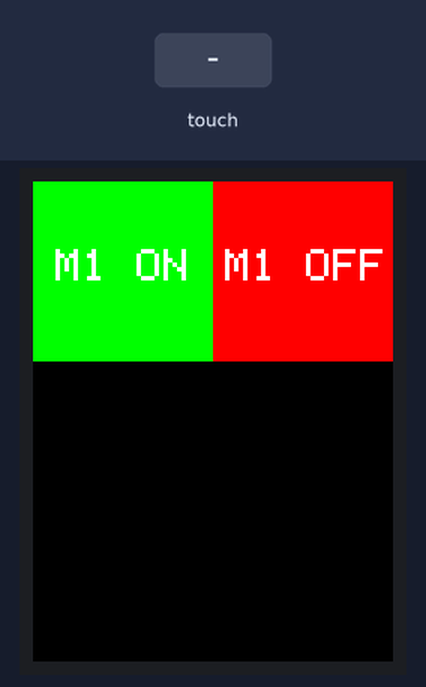
Simulated run of this sketch. Board: Arduino Uno, built with avr-gcc and run on an emulated ATmega328P. On the bench: 240×320 colour display. The test bench sets the inputs (shaded band). What the sketch prints to the serial monitor is not drawn.

Above: at 1.4 s.

The sketch:

Calibrate_the_Touch_Screenmodif.ino
```cpp
#include <Adafruit_GFX.h>
#include <Adafruit_TFTLCD.h>
#include <TouchScreen.h>

#define LCD_CS A3
#define LCD_CD A2
#define LCD_WR A1
#define LCD_RD A0
#define LCD_RESET A4

#define  BLACK   0x0000
#define BLUE    0x001F
#define RED     0xF800
#define GREEN   0x07E0
#define CYAN    0x07FF
#define MAGENTA 0xF81F
#define YELLOW  0xFFE0
#define WHITE   0xFFFF

#define YP A2
#define XM A3
#define YM 8
#define XP 9

#define TS_MINX 920
#define TS_MINY 120
#define TS_MAXX 150
#define TS_MAXY 940

TouchScreen ts = TouchScreen(XP, YP, XM, YM, 300);
Adafruit_TFTLCD tft(LCD_CS, LCD_CD, LCD_WR, LCD_RD, LCD_RESET);

#define BOXSIZE 40
#define PENRADIUS 3

#define MINPRESSURE 10
#define MAXPRESSURE 2000
void setup(void) {
 Serial.begin(9600);

 tft.reset();
  tft.begin(0x9341);
  tft.setTextColor(WHITE);
  tft.setTextSize(3);
  tft.fillScreen(BLACK);


  tft.fillRect(0, 0, 120, 120, GREEN);
  tft.fillRect(120, 0, 120, 120, RED);
  tft.setCursor(15, 45);
  tft.println("M1 ON");
  tft.setCursor(128, 45);
  tft.println("M1 OFF");


}
void loop(void) {


 TSPoint p = ts.getPoint();
 if (p.z > ts.pressureThreshhold) {
    Serial.print("X = "); Serial.print(p.x);
    Serial.print("\tY = "); Serial.print(p.y);
    Serial.print("\tPressure = "); Serial.println(p.z);
 }
 delay(100);
}
```
